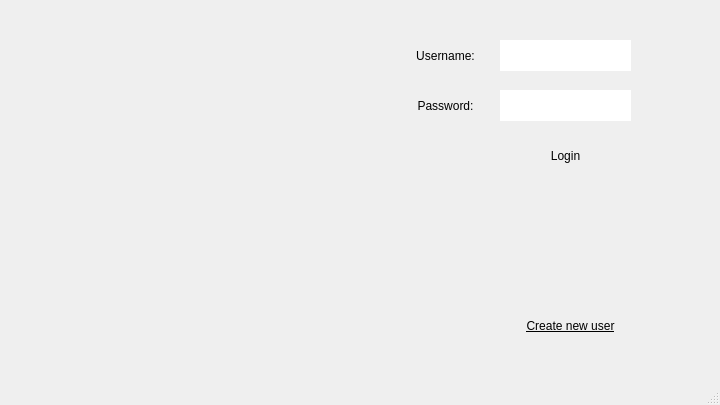
<?xml version="1.0" encoding="UTF-8"?>
<ui version="4.0">
 <class>MainWindow</class>
 <widget class="QMainWindow" name="MainWindow">
  <property name="geometry">
   <rect>
    <x>0</x>
    <y>0</y>
    <width>720</width>
    <height>405</height>
   </rect>
  </property>
  <property name="windowTitle">
   <string>MainWindow</string>
  </property>
  <property name="styleSheet">
   <string notr="true">*{
background: url(&quot;C://Users//ACER//Downloads//1.png&quot;)
}

#username{border:0;}

#password{border:0;}

#login{border:0;}
#incorrect {border:0;background:transparent;}
#newuser{border:0}</string>
  </property>
  <widget class="QWidget" name="centralwidget">
   <widget class="QLabel" name="username_label">
    <property name="geometry">
     <rect>
      <x>400</x>
      <y>40</y>
      <width>91</width>
      <height>31</height>
     </rect>
    </property>
    <property name="text">
     <string>Username:</string>
    </property>
    <property name="alignment">
     <set>Qt::AlignCenter</set>
    </property>
   </widget>
   <widget class="QLabel" name="password_label">
    <property name="geometry">
     <rect>
      <x>400</x>
      <y>90</y>
      <width>91</width>
      <height>31</height>
     </rect>
    </property>
    <property name="text">
     <string>Password:</string>
    </property>
    <property name="alignment">
     <set>Qt::AlignCenter</set>
    </property>
   </widget>
   <widget class="QLineEdit" name="username">
    <property name="geometry">
     <rect>
      <x>500</x>
      <y>40</y>
      <width>131</width>
      <height>31</height>
     </rect>
    </property>
   </widget>
   <widget class="QLineEdit" name="password">
    <property name="geometry">
     <rect>
      <x>500</x>
      <y>90</y>
      <width>131</width>
      <height>31</height>
     </rect>
    </property>
   </widget>
   <widget class="QPushButton" name="login">
    <property name="geometry">
     <rect>
      <x>500</x>
      <y>140</y>
      <width>131</width>
      <height>31</height>
     </rect>
    </property>
    <property name="cursor">
     <cursorShape>PointingHandCursor</cursorShape>
    </property>
    <property name="text">
     <string>Login</string>
    </property>
   </widget>
   <widget class="QPushButton" name="newuser">
    <property name="geometry">
     <rect>
      <x>510</x>
      <y>310</y>
      <width>121</width>
      <height>31</height>
     </rect>
    </property>
    <property name="font">
     <font>
      <underline>true</underline>
     </font>
    </property>
    <property name="cursor">
     <cursorShape>PointingHandCursor</cursorShape>
    </property>
    <property name="text">
     <string>Create new user</string>
    </property>
   </widget>
   <widget class="QLabel" name="incorrect">
    <property name="geometry">
     <rect>
      <x>500</x>
      <y>6</y>
      <width>131</width>
      <height>20</height>
     </rect>
    </property>
    <property name="font">
     <font>
      <pointsize>9</pointsize>
      <underline>true</underline>
     </font>
    </property>
    <property name="text">
     <string/>
    </property>
   </widget>
  </widget>
  <widget class="QMenuBar" name="menubar">
   <property name="geometry">
    <rect>
     <x>0</x>
     <y>0</y>
     <width>720</width>
     <height>26</height>
    </rect>
   </property>
  </widget>
  <widget class="QStatusBar" name="statusbar"/>
 </widget>
 <resources/>
 <connections/>
</ui>
